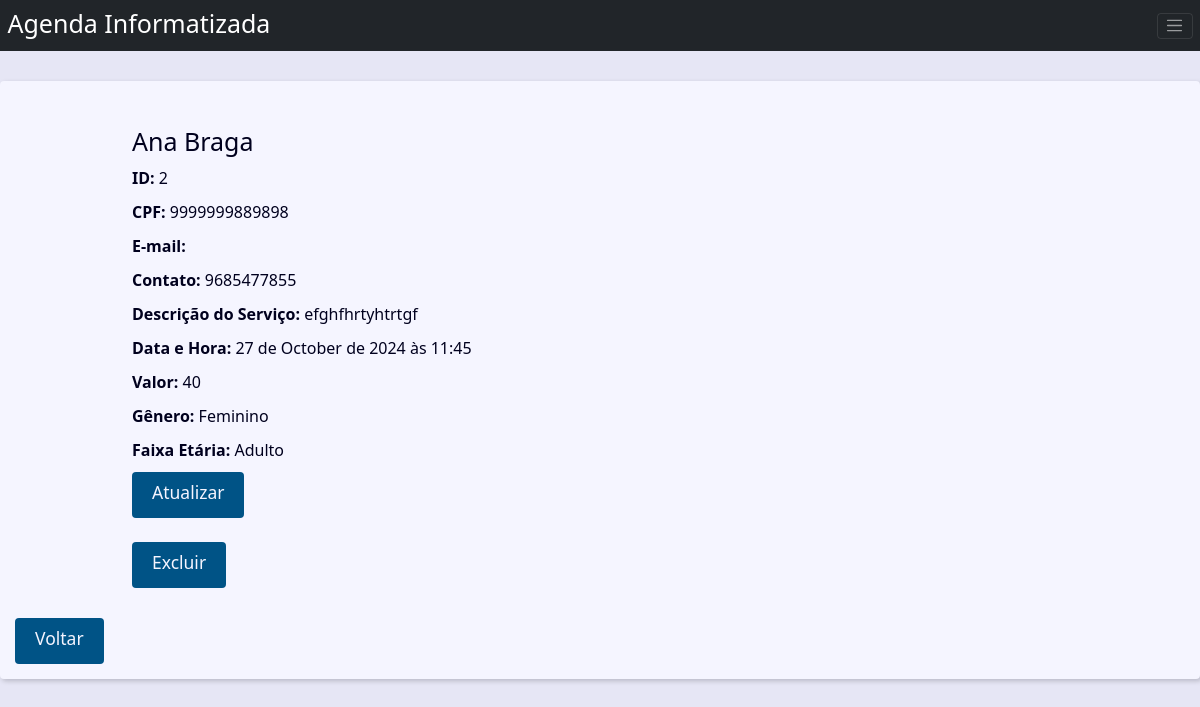
Page /agendamento/2/detail/ on the committed database.
### agenda/models.py (models this page shows, shortened)
class Agenda(models.Model):
    class Meta:
        verbose_name = 'Agendamento'
        verbose_name_plural = 'Agendamentos'
    nome = models.CharField(max_length=100)
    sobrenome = models.CharField(max_length=100, blank=True)
    cpf = models.CharField(max_length=50, blank=True)
    email = models.EmailField(max_length=50, blank=True)
    contato = models.CharField(max_length=50)
    descricao_servico = models.TextField(max_length=500)
    data_hora = models.DateTimeField(default=timezone.now)
    valor = models.CharField(max_length=50)
    show = models.BooleanField(default=True)
    imagem = models.ImageField(blank=True, upload_to='imagens/%y/%m/')
    genero = models.ForeignKey(
        Genero,
        on_delete=models.SET_NULL,
        blank=True, null=True
    )
    faixa_etaria = models.ForeignKey(
        Faixa_Etaria,
        on_delete=models.SET_NULL,
        blank=True, null=True
    )
    proprietario = models.ForeignKey(
        User,
        on_delete=models.SET_NULL,
        blank=True, null=True
    )

class Genero(models.Model):
    class Meta:
        verbose_name = 'Gênero'
        verbose_name_plural = 'Gêneros'
    nome = models.CharField(max_length=100)

class Faixa_Etaria(models.Model):
    class Meta:
        verbose_name = 'Faixa Etária'
        verbose_name_plural = 'Faixa Etárias'
    nome = models.CharField(max_length=100)

### agenda/views.py (the view)
# urls.py: path('agendamento/<int:cadastro_id>/detail/', views.cadastro, name='cadastro'),
def cadastro(request, cadastro_id):
    inserir_cadastro = Agenda.objects.get(pk=cadastro_id)
    contexto = {
        'cadastro':inserir_cadastro ,
        'site_title': 'Cadastro - '
    }
    return render(
        request,
        'agenda/cadastro.html',
        contexto
    )

### agenda/templates/agenda/cadastro.html (shortened to what this page needs)
{% extends 'global/base.html' %}
{% block content %}
    <div class="single-contact">
        <h1 class="single-contact-name">
            {{cadastro.nome}} {{cadastro.sobrenome}}
        </h1>
        <p><b>ID:</b> {{ cadastro.id }}</p>
        <p><b>CPF:</b> {{ cadastro.cpf }}</p>
        <p><b>E-mail:</b> {{ cadastro.email }}</p>
        <p><b>Contato:</b> {{ cadastro.contato }}</p>
        <p><b>Descrição do Serviço:</b> {{ cadastro.descricao_servico }}</p>
        <p><b>Data e Hora:</b> {{ cadastro.data_hora }}</p>
        <p><b>Valor:</b> {{ cadastro.valor }}</p>
        <p><b>Gênero:</b> {{ cadastro.genero.nome }}</p>
        <p><b>Faixa Etária:</b> {{ cadastro.faixa_etaria.nome }}</p>
        <form action="{% url "atualiza" cadastro.id %}" method="POST">
            <a
                href="{% url "atualiza" cadastro.id %}"
                onclick="return confirm('Deseja realmente atualizar esse registro?')"
                class="btn btn-primary btn-xs"
            >
                <h3>Atualizar</h3>
            </a>
        </form>
        <br>
        <form action="{% url "excluir" cadastro.id %}" method="POST">
            <a
                href="{% url "excluir" cadastro.id %}"
                onclick="return confirm('Deseja realmente excluir esse registro?')"
                class="btn btn-danger btn-xs"
            >
                <h3>Excluir</h3>
            </a>
        </form>
    </div>
    <div>
       <a href="{% url "index" %}">
        <button type="submit" class="btn btn-primary"><h3>Voltar</h3></button><br>
       </a>
    </div>
{% endblock content %}

### base_static/global/css/style.css (style rules this page uses)
:root { --spacing: 1.5rem; --link-dark-color: rgb(0, 83, 134); --link-light-color: rgb(156, 217, 255); --clr-white: rgb(245, 245, 255); --clr-black: rgb(0, 0, 30); --clr-light-gray: rgb(230, 230, 245); --clr-dark-shadow-5: rgba(0, 0, 10, 5%); --clr-dark-shadow-10: rgba(0, 0, 10, 10%); --clr-dark-shadow-20: rgba(0, 0, 10, 20%); --clr-light-shadow-5: rgba(200, 200, 255, 5%); --clr-light-shadow-10: rgba(200, 200, 255, 10%); --clr-light-shadow-20: rgba(200, 200, 255, 20%); --main-page-width: 120rem; --table-min-width: 60rem; --biggest-font-size: 5rem; --bigger-font-size: 4rem; --big-font-size: 3.2rem; --medium-font-size: 2.4rem; --small-font-size: 1.6rem; --smaller-font-size: 1.4rem; --smallest-font-size: 1.2rem; --transition-fast: 300ms; --transition-medium: 600ms; --transition-slow: 1s; --default-border-radius: 4px; }
*, *::before, *::after { margin: 0; padding: 0; box-sizing: border-box; }
html { font-size: 62.5%; }
body { font-family: system-ui, -apple-system, BlinkMacSystemFont, 'Segoe UI', Roboto, Oxygen, Ubuntu, Cantarell, 'Open Sans', 'Helvetica Neue', sans-serif; line-height: 1.5; font-size: var(--small-font-size); color: var(--clr-black); -webkit-font-smoothing: antialiased; background: var(--clr-light-gray); }
@media (min-width: 600px) { .single-contact { max-width: 80%; margin: calc(var(--spacing) * 2) auto; } }
.single-contact h1 { margin: 1rem 0; }
.single-contact p { margin: 1rem 0; }
.btn { background-color: var(--link-dark-color); color: var(--clr-white); font-weight: bold; border: none; padding: 1rem 2rem; border-radius: var(--default-border-radius); cursor: pointer; transition: filter var(--transition-fast) ease-in-out; }

### rows in the picture
Agenda: nome "Ana", sobrenome "Braga", id "2", cpf "9999999889898", contato "9685477855", descricao_servico "efghfhrtyhtrtgf", data_hora "27 de October de 2024 às 11:45", valor "40", genero.nome "Feminino", faixa_etaria.nome "Adulto"
